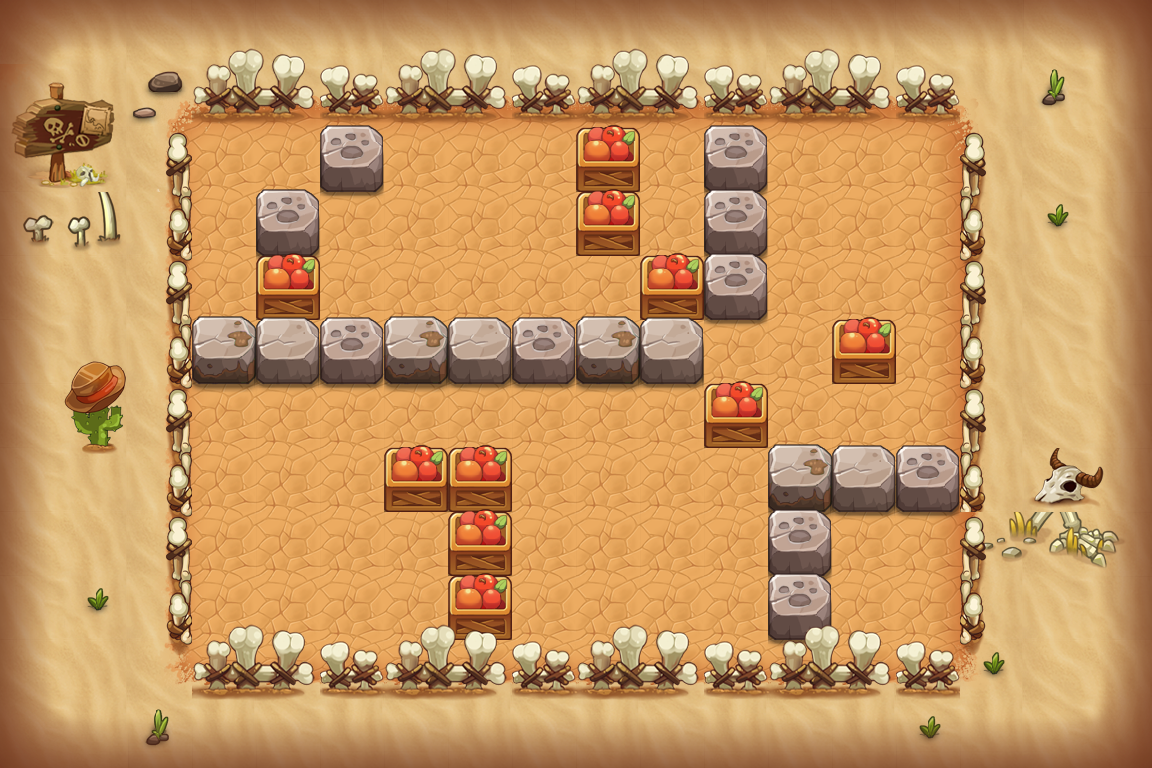

A 2D game scene composited from a Tiled map and its tileset images. What follows is a short description and the map's XML, with each tile layer's data collapsed to a summary:
An orthogonal 18x12 tile map with 64x64 px tiles, 15 tile layers (PASS, 块层 2, 块层 4, 块层 3, ...) and 15 objects (10x TRAP, 3x dcq4, BOMB, PLAYER).

<map version="1.0" orientation="orthogonal" width="18" height="12" tilewidth="64" tileheight="64">
 <properties>
  <property name="DESTRY1" value="255" />
  <property name="DESTRY2" value="314" />
  <property name="DESTRY3" value="149" />
  <property name="DESTRY4" value="177" />
  <property name="DESTRY_COUNT" value="4" />
  <property name="EXP" value="445" />
  <property name="ITEM" value="D011" />
  <property name="MONEY" value="683" />
 </properties>
 <tileset firstgid="1" name="hmpy" tilewidth="64" tileheight="64">
  <image source="hmpy-hd.png" width="1000" height="2048" />
 </tileset>
 <layer name="PASS" width="18" height="12">
  <data>[216 cells, 150 non-empty, 10 distinct tile ids]</data>
 </layer>
 <layer name="块层 2" width="18" height="12">
  <data>[216 cells, 144 non-empty, 29 distinct tile ids]</data>
 </layer>
 <layer name="块层 4" width="18" height="12">
  <data>[216 cells, 33 non-empty, 12 distinct tile ids]</data>
 </layer>
 <layer name="块层 3" width="18" height="12">
  <data>[216 cells, 65 non-empty, 17 distinct tile ids]</data>
 </layer>
 <layer name="块层 5" width="18" height="12">
  <data>[216 cells, 28 non-empty, 4 distinct tile ids]</data>
 </layer>
 <layer name="SHELTER 9" width="18" height="12">
  <data>[216 cells, 12 non-empty, 3 distinct tile ids]</data>
 </layer>
 <layer name="SHELTER 8" width="18" height="12">
  <data>[216 cells, 2 non-empty, 2 distinct tile ids]</data>
 </layer>
 <layer name="SHELTER 7" width="18" height="12">
  <data>[216 cells, 2 non-empty, 2 distinct tile ids]</data>
 </layer>
 <layer name="SHELTER 6" width="18" height="12">
  <data>[216 cells, 5 non-empty, 4 distinct tile ids]</data>
 </layer>
 <layer name="SHELTER 5" width="18" height="12">
  <data>[216 cells, 1 non-empty, 1 distinct tile ids]</data>
 </layer>
 <layer name="SHELTER 4" width="18" height="12">
  <data>[216 cells, 9 non-empty, 4 distinct tile ids]</data>
 </layer>
 <layer name="SHELTER 3" width="18" height="12">
  <data>[216 cells, 3 non-empty, 2 distinct tile ids]</data>
 </layer>
 <layer name="SHELTER 2" width="18" height="12">
  <data>[216 cells, 3 non-empty, 2 distinct tile ids]</data>
 </layer>
 <layer name="SHELTER 1" width="18" height="12">
  <data>[216 cells, 3 non-empty, 2 distinct tile ids]</data>
 </layer>
 <objectgroup name="对象层 1" width="36" height="24">
  <object name="tnt1" type="BOMB" x="896" y="512" width="64" height="64">
   <properties>
    <property name="bomb_ani" value="tnt_bomb.bomb" />
    <property name="bomb_damage" value="9999" />
    <property name="bomb_power" value="1" />
   </properties>
  </object>
  <object name="senser1" type="TRAP" x="192" y="192" width="64" height="64">
   <properties>
    <property name="trap_floor" value="true" />
    <property name="trap_script" value="trap_onTNTSenser(&quot;tnt1&quot;);" />
    <property name="trap_start_mode" value="0" />
   </properties>
  </object>
  <object name="block1" type="TRAP" x="320" y="192" width="64" height="64">
   <properties>
    <property name="trap_ani" value="blok2.actor" />
    <property name="trap_blok" value="true" />
    <property name="trap_id" value="0" />
   </properties>
  </object>
  <object name="block2" type="TRAP" x="320" y="256" width="64" height="64">
   <properties>
    <property name="trap_ani" value="blok2.actor" />
    <property name="trap_blok" value="true" />
    <property name="trap_id" value="0" />
   </properties>
  </object>
  <object name="PLAYER" type="PLAYER" x="576" y="448" width="64" height="64" />
  <object name="block_control1" type="TRAP" x="192" y="576" width="64" height="64">
   <properties>
    <property name="trap_ani" value="switch.actor" />
    <property name="trap_floor" value="true" />
    <property name="trap_id" value="0" />
    <property name="trap_script" value="trap(&quot;block_control1&quot;):setOpened(false);trap(&quot;block1&quot;):setOpened(false)" />
    <property name="trap_sound_id" value="2" />
    <property name="trap_start_mode" value="0" />
    <property name="trap_state" value="open" />
   </properties>
  </object>
  <object name="block_control2" type="TRAP" x="768" y="128" width="64" height="64">
   <properties>
    <property name="trap_ani" value="switch.actor" />
    <property name="trap_floor" value="true" />
    <property name="trap_id" value="0" />
    <property name="trap_script" value="trap(&quot;block_control2&quot;):setOpened(false);trap(&quot;block2&quot;):setOpened(false)" />
    <property name="trap_sound_id" value="2" />
    <property name="trap_start_mode" value="0" />
    <property name="trap_state" value="open" />
   </properties>
  </object>
  <object name="zi_dan_right1" type="TRAP" x="704" y="320" width="64" height="64">
   <properties>
    <property name="trap_ani" value="fire_cat_right.actor" />
    <property name="trap_delay" value="2" />
    <property name="trap_id" value="0" />
    <property name="trap_script" value="trap(&quot;zi_dan_right1&quot;):setAtkPower(target(&quot;PLAYER&quot;):getHP()*0.1);trap(&quot;zi_dan_right1&quot;):turnRight(); trap(&quot;zi_dan_right1&quot;):getAI():getActions():addObject( AIUseSkill:create(   SkillLua:create(&quot;skill_0001&quot;)  )  );" />
    <property name="trap_start_mode" value="2" />
    <property name="trap_state" value="open" />
   </properties>
  </object>
  <object name="zi_dan_left1" type="TRAP" x="640" y="384" width="64" height="64">
   <properties>
    <property name="trap_ani" value="fire_cat_left.actor" />
    <property name="trap_delay" value="2" />
    <property name="trap_id" value="0" />
    <property name="trap_script" value="trap(&quot;zi_dan_left1&quot;):setAtkPower(target(&quot;PLAYER&quot;):getHP()*0.1);trap(&quot;zi_dan_left1&quot;):turnLeft(); trap(&quot;zi_dan_left1&quot;):getAI():getActions():addObject( AIUseSkill:create(   SkillLua:create(&quot;skill_0001&quot;)  )  );" />
    <property name="trap_start_mode" value="2" />
    <property name="trap_state" value="open" />
   </properties>
  </object>
  <object name="mp1" type="TRAP" x="192" y="384" width="64" height="64">
   <properties>
    <property name="trap_ani" value="mp.actor" />
    <property name="trap_floor" value="true" />
    <property name="trap_id" value="0" />
    <property name="trap_script" value="trap_moveto(&quot;PLAYER&quot;, &quot;mp1&quot;,target(&quot;mp2&quot;):getX(),target(&quot;mp2&quot;):getY() );" />
    <property name="trap_sound_id" value="1" />
    <property name="trap_start_mode" value="0" />
    <property name="trap_state" value="open" />
   </properties>
  </object>
  <object name="mp2" type="TRAP" x="640" y="128" width="64" height="64">
   <properties>
    <property name="trap_ani" value="mp.actor" />
    <property name="trap_floor" value="true" />
    <property name="trap_id" value="0" />
    <property name="trap_script" value="trap_moveto(&quot;PLAYER&quot;, &quot;mp2&quot;,target(&quot;mp1&quot;):getX(),target(&quot;mp1&quot;):getY() );" />
    <property name="trap_sound_id" value="1" />
    <property name="trap_start_mode" value="0" />
    <property name="trap_state" value="open" />
   </properties>
  </object>
  <object name="dcq4" x="320" y="512" width="64" height="64">
   <properties>
    <property name="lua_ai" value="monster_dcq_ai" />
    <property name="quality" value="dcq4.quality" />
   </properties>
  </object>
  <object name="dcq4" x="832" y="192" width="64" height="64">
   <properties>
    <property name="lua_ai" value="monster_dcq_ai" />
    <property name="quality" value="dcq4.quality" />
   </properties>
  </object>
  <object name="dcq4" x="896" y="576" width="64" height="64">
   <properties>
    <property name="lua_ai" value="monster_dcq_ai" />
    <property name="quality" value="dcq4.quality" />
   </properties>
  </object>
  </objectgroup>
 <layer name="块层 15" width="18" height="12">
  <data>[216 cells, 104 non-empty, 10 distinct tile ids]</data>
 </layer>
</map>
<!-- 1 of 15 objects omitted -->
